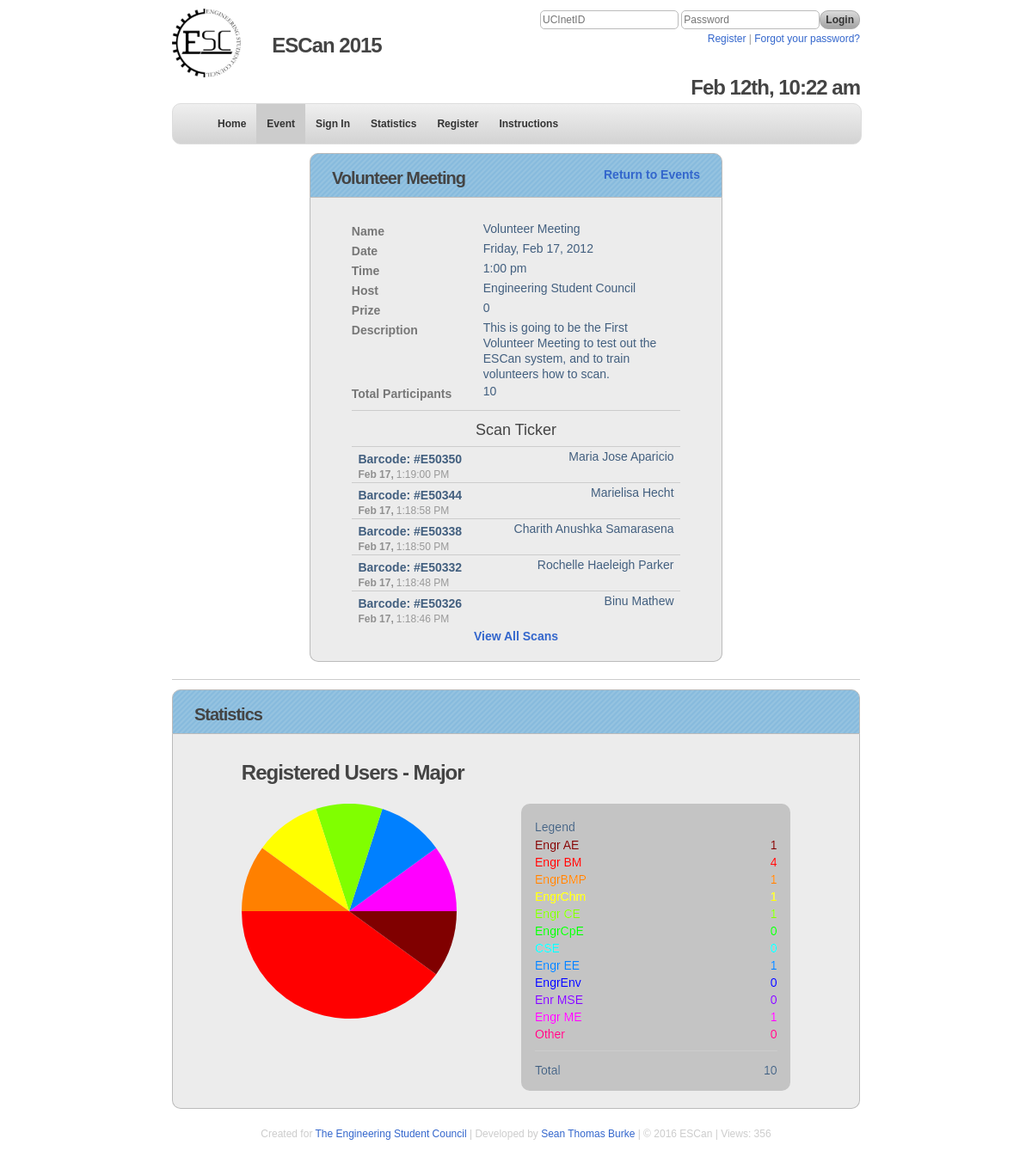
/event.php?eid=1, run on the app's committed database.
### tables this page shows
CREATE TABLE IF NOT EXISTS `settings` (
  `name` varchar(20) NOT NULL,
  `value` varchar(8) NOT NULL,
  PRIMARY KEY (`name`)
);

CREATE TABLE IF NOT EXISTS `tabs` (
  `tid` mediumint(9) NOT NULL AUTO_INCREMENT,
  `page` varchar(20) NOT NULL,
  `title` varchar(20) NOT NULL,
  `access` tinyint(1) NOT NULL DEFAULT '0',
  `public_only` tinyint(1) NOT NULL DEFAULT '0',
  PRIMARY KEY (`tid`)
);

CREATE TABLE IF NOT EXISTS `events` (
  `eid` mediumint(8) NOT NULL AUTO_INCREMENT,
  `name` varchar(50) NOT NULL,
  `date` date NOT NULL,
  `time` time NOT NULL,
  `host` varchar(50) NOT NULL,
  `prize` mediumint(8) NOT NULL,
  `description` varchar(1000) NOT NULL,
  `volunteer` varchar(8) NOT NULL,
  PRIMARY KEY (`eid`)
);

CREATE TABLE IF NOT EXISTS `scans` (
  `sid` bigint(32) NOT NULL AUTO_INCREMENT COMMENT 'Scan ID',
  `eid` varchar(8) NOT NULL COMMENT 'Event ID',
  `barcode` varchar(32) NOT NULL COMMENT 'Barcode ID',
  `volunteer` varchar(8) NOT NULL,
  `date` date NOT NULL,
  `time` time NOT NULL,
  PRIMARY KEY (`sid`)
);

CREATE TABLE IF NOT EXISTS `users` (
  `ucinetid` varchar(8) NOT NULL,
  `barcode` varchar(32) NOT NULL COMMENT 'barcode id',
  `name` varchar(100) NOT NULL COMMENT 'first name',
  `email` varchar(150) NOT NULL COMMENT 'email',
  `major` varchar(75) NOT NULL COMMENT 'Major',
  `level` varchar(20) NOT NULL COMMENT 'Year Level',
  `opt` tinyint(1) NOT NULL DEFAULT '1' COMMENT 'opt-out mail',
  `access` tinyint(1) NOT NULL DEFAULT '0' COMMENT 'access level',
  `elig` tinyint(1) NOT NULL DEFAULT '1' COMMENT 'prize eligible',
  `date` date NOT NULL,
  `time` time NOT NULL,
  `volunteer` varchar(8) NOT NULL,
  PRIMARY KEY (`ucinetid`)
);

### event.php (the view, shortened to what the rows shown need)
<?php
require_once 'inc/standard.php';
$page = new Page('event', ALL);
$var = new VarArray();
$eid = $_GET['eid'];
if(!$eid)
{
	$bottom = 'No event selected, please return to the <a href="events.php">Events Page</a>.';
	$box = new Box('No Existing Event');
	$box->setBadge('Return to Events', 'events.php');
	$box->setContent($bottom);
	$page->setContent($box->display('half'));
	$page->buildPage();
}
else
{
	$sql = 'SELECT * FROM events
			WHERE eid ="'.$eid.'"';
	$DB->query($sql);
	$event = $DB->resultToSingleArray();
	$total_count = $DB->countOf('scans', 'eid = "'.$eid.'"');
	$box = new Box($event['name']);
	$box->setBadge('Return to Events', 'events.php');
	$bottom = '
				<div class="row">
					<label class="fieldname">Name</label>
					<div class="textarea">
					'.$event['name'].'
					</div>
				</div>
				<div class="row">
					<label class="fieldname">Date</label>
					<div class="textarea">
					'.date('l, M d, Y',strtotime($event['date'])).'
					</div>
				</div>
				<div class="row">
					<label class="fieldname">Time</label>
					<div class="textarea">
					'.date('g:i a',strtotime($event['time'])).'
					</div>
				</div>
				<div class="row">
					<label class="fieldname">Host</label>
					<div class="textarea">
					'.$event['host'].'
					</div>
				</div>
				<div class="row">
					<label class="fieldname">Prize</label>
					<div class="textarea">
					'.$event['prize'].'
					</div>
				</div>
				<div class="row">
					<label class="fieldname">Description</label>
					<div class="textarea">
					'.$event['description'].'
					</div>
				</div>
				<div class="row">
					<label class="fieldname">Total Participants</label>
					<div class="textarea">
					'.$total_count.'
					</div>
				</div>';
	$limit = ($_GET['view'] == 'all') ? '':'LIMIT 5';
	$sql = 'SELECT scans.*, users.name, users.ucinetid, users.major, users.level
			FROM scans LEFT JOIN users
			ON scans.barcode = users.barcode
			WHERE scans.eid = "'.$eid.'"
			ORDER BY date DESC, time DESC
			'.$limit;
	$DB->query($sql);
	$ticker_array = $DB->resultToArray();
	$ticker_content .= '<div class="separator"></div>';
	$ticker_content .= '<div class="row center">
							<h3>Scan Ticker</h3>
						</div>';
	$ticker_content .= '<div class="list">';
	$page->setJSInitial('$(".dropdown").hide(); '.$js_hide_row1);
	$ticker_content .= '<script>
		$(document).ready(function () {
			$("#barcode").focus();';
	if($js_slide_down)
	 $ticker_content .= '$("#row1").slideDown();';
	$ticker_content .= '});</script>';
	if(count($ticker_array) > 0)
	{
		foreach ($ticker_array as $row)
		{
			$i++;
			$ticker_content .= '
				<div class="item" id="row'.$i.'">
					<div class="row">
						<label class="barcode">Barcode: </span> #'.$row['barcode'].'</label>
						<span class="right">'.$row['name'].'</span>
						<span class="date">'.date('M j,', strtotime($row['date'])).'</span>
						<span class="time">'.date('g:i:s A', strtotime($row['time'])).'</span>
					</div>
				</div>
				<div class="event_row">
					<script>
					    $("#row'.$i.'").click(function () {
					    	$("#drop'.$i.'").slideToggle("fast");
					    });
					</script>
					<div class="dropdown" id="drop'.$i.'" style="display:none;">
						<h5><strong>UCInetID:</strong> 	'.$row['ucinetid'].'</h5>
						<h5><strong>Name:</strong> 		'.$row['name'].'</h5>
						<h5><strong>Major:</strong> 	'.$row['major'].'</h5>
						<h5><strong>Level:</strong> 	'.$row['level'].'</h5>
						<h5><strong>Time:</strong>		'.date('M j, Y,', strtotime($row['date'])).' '.date('g:i:s A', strtotime($row['time'])).'</h5>
					</div>
				</div>';
		}
		if($_GET['view'] == 'all')
		{
		$ticker_content .= '
			<div class="row center">
			<label id="view"><a href="'.$_SERVER['PHP_SELF'].'?eid='.$eid.'&view=less#view">View Less Scans</a></label>
			</div>';
		}
		else
		{
		$ticker_content .= '
			<div class="row center">
			<label id="view"><a href="'.$_SERVER['PHP_SELF'].'?eid='.$eid.'&view=all#view">View All Scans</a></label>
			</div>';
		}
	}
	$ticker_content .= '</div>';
	$box->setContent( $bottom.$ticker_content);
	$box->setBadge('Return to Events', 'events.php');
	$majors = [];
	foreach ($var->getMajors() as $major) {
		$sql = 'SELECT *
				FROM scans
				LEFT JOIN users
				ON scans.barcode = users.barcode
				WHERE scans.eid = "'.$eid.'"
				AND users.major = "'.$major.'"';
		$DB->query($sql);
		$temp = $DB->numRows();
		$majors[$major] = $temp;
	}
	$majors_stat = new Statistic('pie', 'user_majors', 'Registered Users - Major', $majors, 0);
	$bottom_stats = $majors_stat->display();
	$box_stat = new Box('Statistics', $bottom_stats);
	$stat_display = '<div class="separator"></div>'.$box_stat->display("full");
	$content = $box->display().$stat_display;
	$page->startGraph();
	$page->setContent($content);
	$page->buildPage();
}
?>

### inc/classes/Nav.class.php (shortened to what the rows shown need)
<?php
class Nav
{
	public $output;
	function __construct($access, $tab)
	{
		$this->DB = $GLOBALS['DB'];
		$this->tab = $tab;
		$this->access = ($access == '') ? 0:$access;
		if($access == 0)
		{
			$sql = 'SELECT tabs.title, pages.name, pages.url, tabs.public_only, tabs.access
			FROM tabs LEFT JOIN pages
			ON pages.name = tabs.page
			WHERE tabs.access <= "'.$this->access.'"
			OR tabs.public_only = "1"
			ORDER BY tid ASC';
		}
		$result = $this->DB->query($sql);
		$tabs = $this->DB->resultToArray($result);
		$highlight = ' id="highlight"';
		$this->output .= '
		<div id="navigation-section">
		<div id="nav">
		<ul>';
		if(count($tabs) > 0)
		{
			foreach($tabs as $tab)
			{
				$active = ($this->tab == $tab['name']) ? $highlight:'';
				$this->output .= '
					<li><a class="menu-item" '.$active.' href="'.$tab['url'].'?s=nav">'.$tab['title'].'</a></li>';
			}
		}
		else
		{
			$this->output .= '
				<li><a class="menu-item" href="index.php">Home</a></li>';
		}
		$this->output .= '</ul></div></div>';
	}
}
?>

### inc/classes/Box.class.php (shortened to what the rows shown need)
<?php
class Box
{
	public $content;
	public $title;
	public $badge;
	public $badge_url;
	public $height;
	public $header_height;
	public $intro_step;
	public $intro_text;
	function __construct($title, $content = '', $width = 500, $height = 'auto')
	{
		$this->header_height = 50;
		$this->content = $content;
		$this->title = $title;
		$this->height = $height;
		return $this->display();
	}
	public function setContent($content)
	{
		$this->content = $content;
	}
	public function setBadge($badge, $url = '')
	{
		$this->badge = $badge;
		$this->badge_url = $url;
	}
	public function display($type = 'half')
	{
		if(!is_string($this->height))
		{
			$container_height = $this->height - $this->header_height;
			$container_height .= 'px';
		}
		else
		{
		$container_height = $this->height;
		}
		$output = '
		<div class="box" style="width:100%; height:'.$this->height.'" data-step="'.$this->intro_step.'" data-intro="'.$this->intro_text.'" data-position="right">
			<div class="header_container" style="height: '.$this->header_height.'px">
				<h2 class="title">'.$this->title.'</h2>
		    	<span class="box_badge">
		        	<a href="'.$this->badge_url.'">
		        	'.$this->badge.'</a>
		        </span>
		    </div>
			<div class="box_wrapper" style="height: '.$container_height.'">
				<div class="box_inside">';
		$output.= $this->content;
		$output .= '
				</div>
			</div>
		</div>';
		if($type == 'half')
		{
			return '<div id="container_wrapper">'.$output.'</div>';
		}
		elseif($type == 'full')
		{
			return $output;
		}
		else
		{
			return $output;
		}
	}
}
?>

### inc/classes/Page.class.php (shortened to what the rows shown need)
<?php
class Page
{
	public $DB;
	public $banner;
	public $content;
	public $content_bottom;
	public $description;
	public $extra_meta;
	public $footer;
	public $graph;
	public $google;
	public $html;
	public $header;
	public $isPhone;
	public $js;
	public $logo_src;
	public $keywords;
	public $navigation;
	public $pageviews;
	public $title;
	public $login;
	public $nav;
	function __construct($name, $access = ALL)
	{
		$this->DB = $GLOBALS['DB'];
		$this->login = new Login();
		$sql = "SELECT p.* FROM pages AS p
				WHERE name = '$name'";
		if(!($this->DB->query($sql)))
			die('Could not get page: '.$this->DB->getError());
		$page = $this->DB->resultToSingleArray();
		if(strstr($_SERVER['HTTP_USER_AGENT'], 'iPhone'))
			$this->isPhone = true;
		else
			$this->isPhone = false;
		$this->isPhone = false;
		$this->pageviews = $page['views'];
		$this->description = $page['description'];
		$this->content = $page['content'];
		$this->title = ucfirst($page['name']);
		$this->logo_src = 'images/logo200.png';
		$this->nav = new Nav($_SESSION['access'], $page['tab']);
	}
	public function setJSInitial($js)
	{
		$this->js .= $js;
	}
	public function buildJSInitial()
	{
		$this->js_initial = '
		<script>
    		$(document).ready(function() {';
    		$this->js_initial .= '
            update();
            setInterval(update, 1000);';
            $this->js_initial .= $this->js;
    		$this->js_initial .= ' });
		</script>';
	}
	public function setContent($content_bottom)
	{
		$this->content_bottom = $content_bottom;
	}
	public function startGraph()
	{
		$this->graph = '<script type="text/javascript" src="js/jquery.sparkline.min.js"></script>';
	}
	public function setGoogleAnalytics()
	{
		$this->google = '<script type="text/javascript">
		  var _gaq = _gaq || [];
		  _gaq.push([\'_setAccount\', \'UA-25773399-2\']);
		  _gaq.push([\'_trackPageview\']);
		  (function() {
		    var ga = document.createElement(\'script\'); ga.type = \'text/javascript\'; ga.async = true;
		    ga.src = (\'https:\' == document.location.protocol ? \'https://ssl\' : \'http://www\') + \'.google-analytics.com/ga.js\';
		    var s = document.getElementsByTagName(\'script\')[0]; s.parentNode.insertBefore(ga, s);
		  })();
		</script>';
	}
	private function updatePageView()
	{
		$this->pageviews += 1;
	}
	private function buildHTML()
	{
		$css = 'global';
		$css = ($css) ? '<link rel=stylesheet type="text/css" href="css/'.$css.'.css"  >' : '';
		$this->html =
		'<!DOCTYPE HTML PUBLIC "-//W3C//DTD HTML 4.01 Transitional//EN" "http://www.w3.org/TR/html4/loose.dtd">
		<html>
		<head>
			<title>'.$this->title.' - '.PRODUCT.'</title>
			<link rel="shortcut icon" href="/favicon.ico">
			<link rel="icon" href="/favicon.ico" type="image/x-icon">
			<meta property="og:title" content="'.PRODUCT.'" />
			<meta property="og:type" content="website" />
			<meta property="og:url" content="'.$_SERVER['PHP_SELF'].'" />
			<meta property="og:image" content="'.$this->logo_src.'" />
			<meta property="og:description" content="'.$this->description.'" />
			<meta property="fb:app_id" content="203055886388488" />
			<meta property="fb:admin" content="hawaiianchimp" />
			'.$this->extra_meta.'
			<meta http-equiv="X-UA-Compatible" content="chrome=1" />
			<meta http-equiv="Content-Type" content="text/html; charset=UTF-8" />
			<meta name="description" content="'.$this->description.'">
			<meta name="keywords" content="'.$this->keywords.'">'
		    .$css.'
		    <link rel=stylesheet type="text/css" href="js/introjs.min.css">
		    <script src="js/jquery-2.1.3.min.js"></script>
	    	<script type="text/javascript" src="js/moment.min.js"></script>
	    	<script type="text/javascript" src="//www.google.com/jsapi"></script>
	    	<script src="js/jquery-2.1.3.min.js"></script>
		    <script type="text/javascript">
			    google.load(\'visualization\', \'1\', {packages: [\'corechart\']});
		    </script>
		    <script type="text/javascript" src="js/escan.min.js"></script>'
	        .$this->graph
		.'</head>';
	}
	private function buildHeader()
	{
		$sql = 'SELECT value
		FROM settings
		WHERE name = "eweekstart"';
		$this->DB->query($sql);
		$eweekstart = $this->DB->resultToSingleArray();
		$this->header = ' <body>
		<div id="wrapper">
		<div id="banner">'
		.$this->banner.'
		</div>
		<div id="header">
			<div id="logo">
				<a href="index.php?r=logo">
				<img src="'.$this->logo_src.'" alt="'.PRODUCT.'">
				<div id="logoname"><h2>'.PRODUCT.' '.date('Y', strtotime($eweekstart[0])).'</h2></div>
				</a>
			</div>
			'.$this->login->loginFormMini('login','login.php','loginmini', $this->isPhone).'
			<div id="today" class="nophone"><h2 id="time">Today: '.date('M d, h:i A', strtotime(NOW_DATE.' '.NOW_TIME)).'</h2></div>
		</div>';
	}
	private function buildNav()
	{
		$this->navigation = $this->nav->display();
	}
	private function buildContent()
	{
		$this->content = '
		<div id="container">
 		'.$this->content_bottom.'</div>';
	}
	private function buildFooter()
	{
		$this->footer = '
		</div>
		<div id="copyright">
			<p>Created for <a href="'.WEBSITE.'">'.ORGANIZATION.'</a> |
			Developed by <a href="http://www.seantburke.com/?r=escan">Sean Thomas Burke</a> |
			&copy; '.date('Y').' '.PRODUCT.' |
			Views: '.$this->pageviews.'</p>
		</div>
		</div>
		'.$this->google
		.'
		<script>
    		function update(){
        		$("#time").text(
        		    moment().format("MMM Do, h:mm a")
        		    );
    		}
		</script>'
	    .$this->js_initial
		.'<script type="text/javascript">
		  var _gaq = _gaq || [];
		  _gaq.push([\'_setAccount\', \'UA-25773399-3\']);
		  _gaq.push([\'_trackPageview\']);
		  (function() {
		    var ga = document.createElement(\'script\'); ga.type = \'text/javascript\'; ga.async = true;
		    ga.src = (\'https:\' == document.location.protocol ? \'https://ssl\' : \'http://www\') + \'.google-analytics.com/ga.js\';
		    var s = document.getElementsByTagName(\'script\')[0]; s.parentNode.insertBefore(ga, s);
		  })();
		</script>
		</body>
		</html>';
	}
	public function buildPage()
	{
		$this->buildHTML();
		$this->buildHeader();
		$this->buildContent();
		$this->buildFooter();
		$this->content = $this->html.$this->header.$this->navigation.$this->content.$this->footer;
		echo $this->content;
		exit;
	}
}
?>

### data on the page
settings: value "2015"
tabs: title "Home"
tabs: title "Event"
tabs: title "Sign In"
tabs: title "Statistics"
tabs: title "Register"
tabs: title "Instructions"
events: name "Volunteer Meeting", date "Friday, Feb 17, 2012", time "1:00 pm", host "Engineering Student Council", prize "0", description "This is going to be the First Volunteer Meeting to test out the ESCan system, and to train volunteers how to scan."
scans: barcode "E50350", users.name "Maria Jose Aparicio", date "Feb 17,", time "1:19:00 PM"
scans: barcode "E50344", users.name "Marielisa Hecht", date "Feb 17,", time "1:18:58 PM"
scans: barcode "E50338", users.name "Charith Anushka Samarasena", date "Feb 17,", time "1:18:50 PM"
scans: barcode "E50332", users.name "Rochelle Haeleigh Parker", date "Feb 17,", time "1:18:48 PM"
scans: barcode "E50326", users.name "Binu Mathew", date "Feb 17,", time "1:18:46 PM"

### other printed values
PRODUCT "ESCan"
$this->badge "Return to Events"
$total_count "10"
$this->title "Statistics"
$this->title "Registered Users - Major"
$key "Engr AE"
$value "1"
$key "Engr BM"
$value "4"
$key "EngrBMP"
$key "EngrChm"
$key "EngrCpE"
$value "0"
$key "CSE"
$key "Engr EE"
